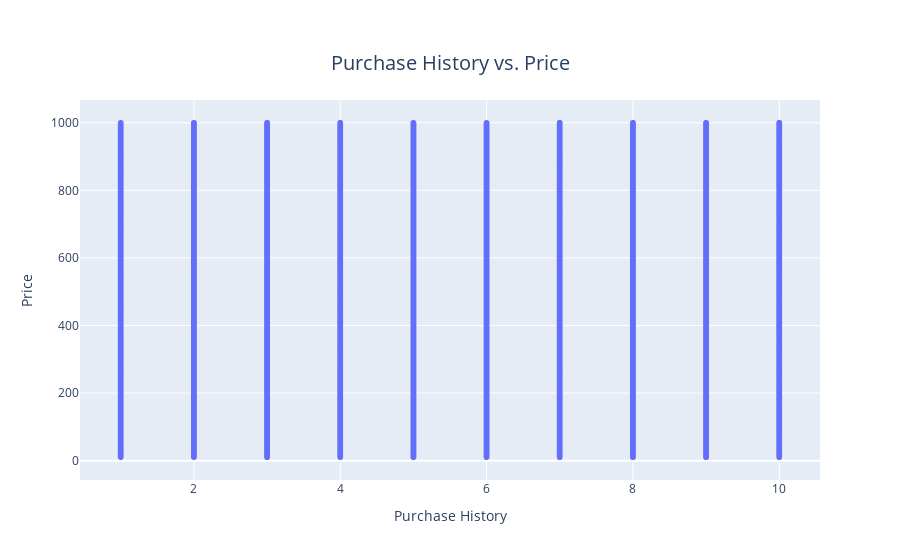

Here is the notebook cell this chart was saved with:
### Code cell
import plotly.express as px


fig = px.scatter(df, x='Purchase_History', y='Price', title='Purchase History vs. Price',
                 hover_data={'Purchase_History': True, 'Price': True})

# Customize layout
fig.update_layout(
    xaxis_title='Purchase History',
    yaxis_title='Price',
    title_font=dict(size=20),
    title_x=0.5,
    title_y=0.9,
    font=dict(size=12),
)

# Show the plot
fig.show()

### Figure 1 — Plotly figure (JSON) as saved in the notebook; plotly's stock layout.template omitted (floating-point values rounded to 4 significant figures; data arrays with more than 128 entries replaced by an {"elided": "..."} marker saying what was removed)
{"data": [{"hovertemplate": "Purchase_History=%{x}<br>Price=%{y}<extra></extra>", "legendgroup": "", "marker": {"color": "#636efa", "symbol": "circle"}, "mode": "markers", "name": "", "showlegend": false, "type": "scattergl", "x": {"elided": "50000 int values"}, "xaxis": "x", "y": {"elided": "50000 float values"}, "yaxis": "y"}], "layout": {"font": {"size": 12}, "legend": {"tracegroupgap": 0}, "title": {"font": {"size": 20}, "text": "Purchase History vs. Price", "x": 0.5, "y": 0.9}, "xaxis": {"anchor": "y", "domain": [0, 1], "title": {"text": "Purchase History"}}, "yaxis": {"anchor": "x", "domain": [0, 1], "title": {"text": "Price"}}}}
